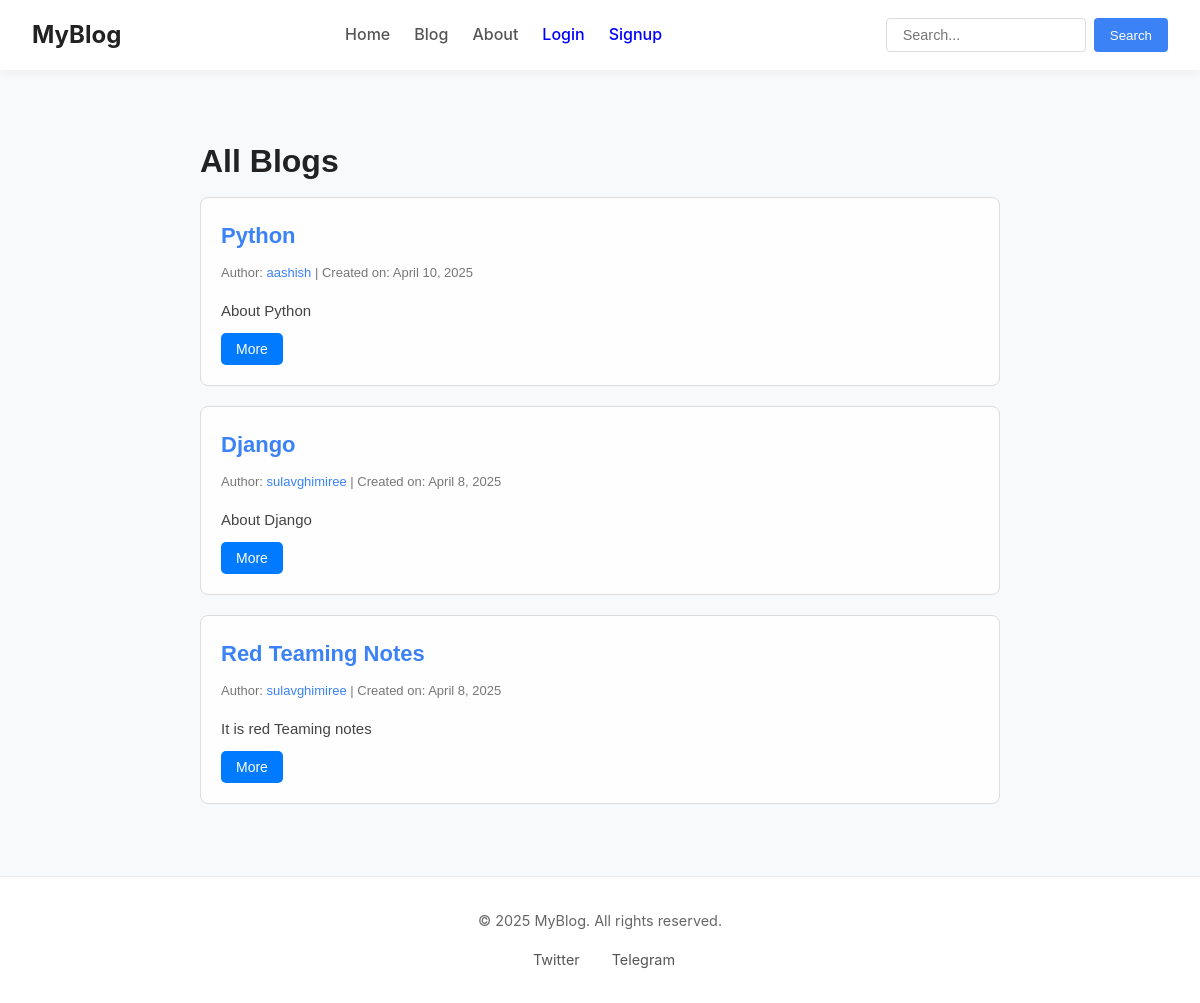
The app's page /blog/all with its own data.
### blog_app/models.py (models this page shows, shortened)
class Blog(models.Model):
    title = models.CharField(max_length=200)
    short_desc = models.CharField(max_length=200)
    content = models.TextField()
    author = models.ForeignKey(User, on_delete=models.CASCADE)
    created = models.DateTimeField(auto_now_add=True)
    updated = models.DateTimeField(auto_now=True)
    is_published = models.BooleanField(default=False)

### blog_app/views.py (the view)
# urls.py: path('blog/all', views.blog_list, name='blog-list'),
def blog_list(request):
    query = request.GET.get('q', '')
    if query:
        blogs = Blog.objects.filter(title__icontains=query, is_published=True).order_by('-created') | Blog.objects.filter(content__icontains=query, is_published=True).order_by('-created') |  Blog.objects.filter(author__username__icontains=query, is_published=True).order_by('-created')
    else:
        blogs = Blog.objects.filter(is_published=True).order_by('-created')
    return render(request, 'blog_app/blog_list.html', {'blogs':blogs, 'search_query': query})

### blog_app/templates/blog_app/blog_list.html (shortened to what this page needs)
{% extends 'base.html' %} {% block content %}
<div class="blog-list-container">
  {% if search_query %}
  <h1>Search results for: "{{ search_query }}"</h1>
  {% else %}
  <h1>All Blogs</h1>
  {% endif %} {% for blog in blogs %}
  <div class="blog-card">
    <div class="blog-title">
      <a href="{% url 'blog-detail' blog.id %}">{{ blog.title }}</a>
    </div>
    <div class="blog-meta">
      Author:
      <a href="{% url 'user-profile' blog.author.username %}"
        >{{ blog.author.username }}</a
      >
      | Created on: {{ blog.created|date }}
    </div>
    <div class="blog-short">{{ blog.short_desc }}</div>
    <button
      class="more-btn"
      onclick="toggleContent('{{ blog.id }}')"
      id="btn-{{ blog.id }}"
    >
      More
    </button>
  </div>
  {% empty %}
  <p>No blogs found.</p>
  {% endfor %}
</div>
{% endblock %}

### static/styles.css (style rules this page uses)
* { margin: 0; padding: 0; box-sizing: border-box; }
body { font-family: 'Inter', -apple-system, BlinkMacSystemFont, 'Segoe UI', Roboto, Oxygen, Ubuntu, sans-serif; line-height: 1.6; color: #333; background-color: #f8f9fa; display: flex; flex-direction: column; min-height: 100vh; }
h1, h2, h3, h4, h5, h6 { font-weight: 700; line-height: 1.2; margin-bottom: 1rem; color: #222; }
a { color: #3b82f6; text-decoration: none; transition: color 0.2s ease; }

### blog_app/templates/blog_app/blog_list.html (style rules this page uses)
.blog-list-container { max-width: 800px; margin: 40px auto; font-family: Arial, sans-serif; }
.blog-card { border: 1px solid #ddd; border-radius: 8px; padding: 20px; margin-bottom: 20px; background-color: #fefefe; transition: box-shadow 0.3s ease; }
.blog-title { font-size: 22px; font-weight: bold; margin-bottom: 10px; color: #333; }
.blog-meta { font-size: 13px; color: #777; margin-bottom: 15px; }
.blog-short { font-size: 15px; color: #444; }
.more-btn { margin-top: 10px; background-color: #007bff; color: white; border: none; padding: 8px 15px; border-radius: 5px; cursor: pointer; font-size: 14px; }

### records on screen
Blog: title "Python", author.username "aashish", created "April 10, 2025", short_desc "About Python"
Blog: title "Django", author.username "sulavghimiree", created "April 8, 2025", short_desc "About Django"
Blog: title "Red Teaming Notes", author.username "sulavghimiree", created "April 8, 2025", short_desc "It is red Teaming notes"

### other values on screen
{{ year|default:"2025" }} "2025"
